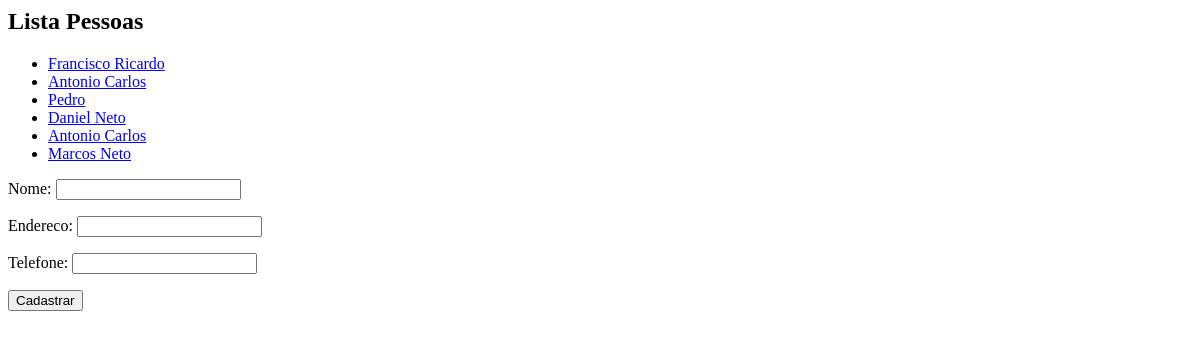
The page /core/pessoas/ on the database as committed earlier.
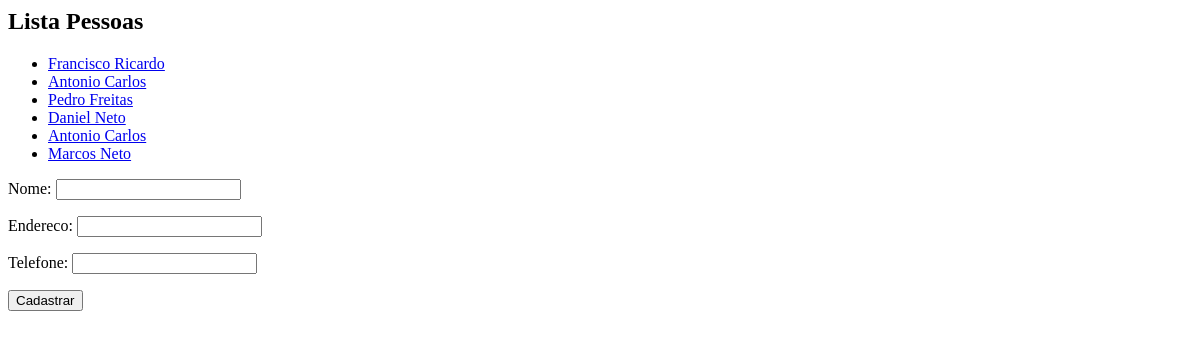
The same page on the database as committed later.
### core/models.py (models this page shows, shortened)
class Pessoa(models.Model):
    nome = models.CharField(max_length=100)
    endereco = models.CharField(max_length=200)
    telefone = models.CharField(max_length=20)

### core/views.py (the view)
# urls.py: path('pessoas/', lista_pessoas, name='core_lista_pessoas'),
def lista_pessoas(request):
    pessoas = Pessoa.objects.all()
    form = PessoaForm()
    data = { 'pessoas': pessoas, 'form': form }
    return render(request, 'core/lista_pessoas.html', data)

### core/forms.py
class PessoaForm(ModelForm):
    class Meta:
        model = Pessoa
        fields = '__all__'

### core/templates/core/lista_pessoas.html (shortened to what this page needs)
<h2>Lista Pessoas</h2>
<ul>
{% for pessoa in pessoas %}
    <li><a href="{% url 'core_pessoa_update' pessoa.id %}">  {{ pessoa.nome }} </a></li>
{% endfor %}
</ul>
<form action="{% url 'core_pessoa_novo' %}" method="POST">
    {{form.as_p}}
    <button type="submit">Cadastrar</button>
</form>

Rows that differ between the two databases and show on the page:
changed Pessoa: nome "Pedro" → "Pedro Freitas"
